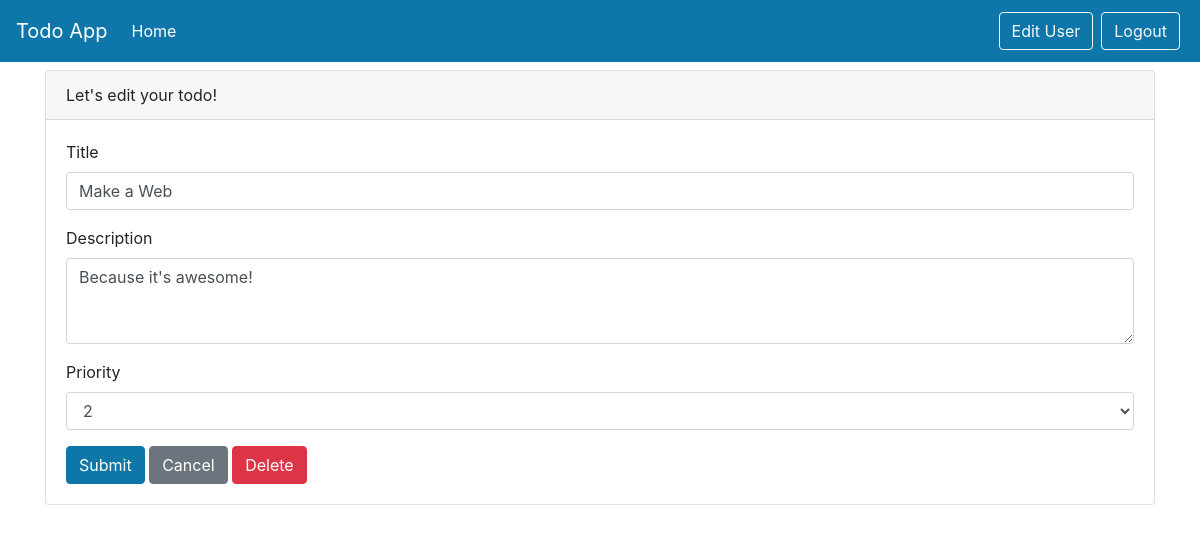
Page /todos/edit_todo/2 (signed in) on the committed database.
### models.py (models this page shows)
class Todos(Base):
    __tablename__ = "todos"
    id = Column(Integer, primary_key=True, index=True)
    title = Column(String)
    description = Column(String)
    priority = Column(Integer)
    complete = Column(Boolean, default=False)
    owner_id = Column(Integer, ForeignKey("users.id"))

### routers/todos.py (the view)
@router.get("/edit_todo/{todo_id}", response_class=HTMLResponse)
async def edit_todo(request: Request, todo_id: int, db: Session = Depends(get_db)):
    user = await get_current_user(request)
    if user is None:
        return RedirectResponse(url="/auth/login", status_code=status.HTTP_302_FOUND)
    todo = db.query(Todos).filter(Todos.id == todo_id).first()
    return templates.TemplateResponse("edit_todo.html", {"request": request, "todo": todo, "user": user})

### templates/edit_todo.html (shortened to what this page needs)
{% include 'layout.html' %}
<div class="container">
    <div class="card">
        <div class="card-header">
            Let's edit your todo!
        </div>
        <div class="card-body">
            <form method="POST">
                <div class="form-group">
                    <label>Title</label>
                    <input type="text" class="form-control" name="title"  value="{{ todo.title }}" required>
                </div>
                <div class="form-group">
                    <label>Description</label>
                    <textarea class="form-control" name="description" rows="3" required>{{ todo.description }}
                    </textarea>
                </div>
                <div class="form-group">
                    <label>Priority</label>
                    <select class="form-control" name="priority">
                        <option {% if todo.priority == 2 %} selected="selected" {% endif %} >2</option>
                    </select>
                </div>
                <button type="submit" class="btn btn-primary">Submit</button>
                <button onclick="window.location.href='/todos'"
                        type="button" class="btn btn-secondary">Cancel</button>
                <button onclick="window.location.href='/todos/delete/{{ todo.id }}'"
                        type="button" class="btn btn-danger">Delete</button>
            </form>
        </div>
    </div>
</div>

### static/todo/css/base.css (style rules this page uses)
body { background: #fafafa; color: #33333a; padding-top: 70px; }

### rows in the picture
Todos: title "Make a Web", description "Because it's awesome!", priority "2"
